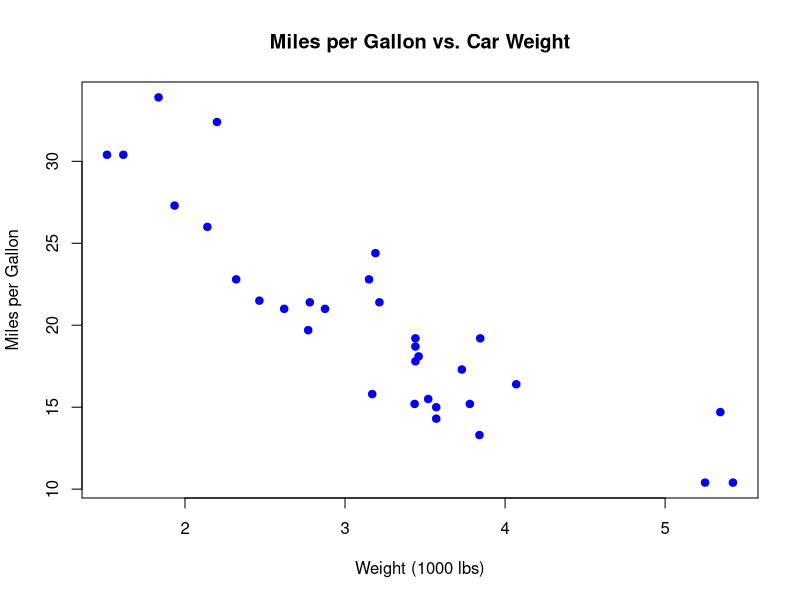

Source code (R):
## ---- chunk 1
mean_mpg_by_cyl <- aggregate(mpg ~ cyl, data = mtcars, FUN = mean)
print(mean_mpg_by_cyl)
## ---- chunk 2
plot(mtcars$wt, mtcars$mpg,
     main = "Miles per Gallon vs. Car Weight",
     xlab = "Weight (1000 lbs)",
     ylab = "Miles per Gallon",
     pch = 19, col = "blue")
